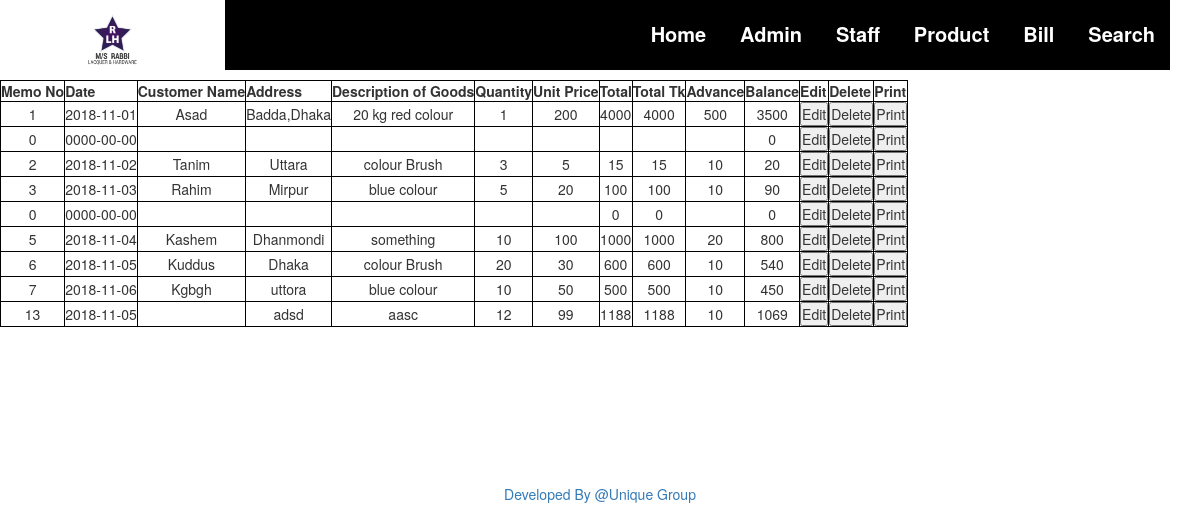
The page /insertbill.php on the database its author committed.
### tables this page shows
CREATE TABLE `bill` (
  `Memo_no` int(50) NOT NULL,
  `Date` date NOT NULL,
  `Customer_Name` varchar(50) NOT NULL,
  `Address` varchar(50) NOT NULL,
  `Description_Of_Goods` varchar(50) NOT NULL,
  `Quantity` varchar(50) NOT NULL,
  `Unit_Price` varchar(50) NOT NULL,
  `Total` varchar(50) NOT NULL,
  `Total_Tk` varchar(50) NOT NULL,
  `Advance` varchar(50) NOT NULL,
  `Balance` int(50) NOT NULL
);

### transections.php (the view, shortened to what this page needs)
<?php require 'asset/header.php' ?>
</head>
<body>
<body style='text-align:center';</body>
<?php
	$servername = "localhost";
	$username = "root";
	$password = "";
	$dbname = "pos";
	$conn = new mysqli($servername, $username, $password,$dbname);
		$sql = "SELECT * FROM bill";
		$result = $conn->query($sql);
		echo"<table align=center><tr><th>Memo No</th><th>Date </th><th>Customer Name</th><th>Address </th><th>Description of Goods </th><th>Quantity </th><th>Unit Price </th><th>Total </th><th>Total Tk </th><th>Advance </th><th>Balance </th><th>Edit</th><th>Delete</th><th>Print</th></tr>";
		if ($result->num_rows > 0) {
			while ($row = $result->fetch_assoc()) {
				echo "<tr><td id='a".$row['Memo_no']."'>".$row['Memo_no']."</td><td id='b".$row['Memo_no']."'>".$row['Date']."</td>";
				echo "<td id='c".$row['Memo_no']."'>".$row['Customer_Name']."</td>";
				echo "<td id='c".$row['Memo_no']."'>".$row['Address']."</td>";
				echo "<td id='c".$row['Memo_no']."'>".$row['Description_Of_Goods']."</td>";
				echo "<td id='c".$row['Memo_no']."'>".$row['Quantity']."</td>";
				echo "<td id='c".$row['Memo_no']."'>".$row['Unit_Price']."</td>";
				echo "<td id='c".$row['Memo_no']."'>".$row['Total']."</td>";
				echo "<td id='c".$row['Memo_no']."'>".$row['Total_Tk']."</td>";
				echo "<td id='c".$row['Memo_no']."'>".$row['Advance']."</td>";
				echo "<td id='c".$row['Memo_no']."'>".$row['Balance']."</td>";
				echo "<td><form action='' method='GET'><input type='submit' name=".$row['Memo_no']." value='Edit'></form></td>";
				echo "<td><form action='' method='GET'><input type='submit' name='delete".$row['Memo_no']."' value='Delete'></form></td>";
				echo "<td><form action='' method='GET'><input type='submit' name='print".$row['Memo_no']."' value='Print'></form></td></tr>";
			}echo"</table>";
		}else{
				echo "No search found!!!";
		}
	 ?>
<head>
</head>
<body>
</body>
</body>
<br><br>
</html>
<?php require 'asset/footer.php' ?>

### insertbill.php (shortened to what this page needs)
<?php
$link = mysqli_connect("localhost", "root", "", "pos");
$Memo_no = mysqli_real_escape_string($link, $_REQUEST['Memo_no']);
$Date = mysqli_real_escape_string($link, $_REQUEST['Date']);
$Customer_Name = mysqli_real_escape_string($link, $_REQUEST['Customer_Name']);
$Address = mysqli_real_escape_string($link, $_REQUEST['Address']);
$Description_Of_Goods = mysqli_real_escape_string($link, $_REQUEST['Description_Of_Goods']);
$Quantity = mysqli_real_escape_string($link, $_REQUEST['Quantity']);
$Unit_Price = mysqli_real_escape_string($link, $_REQUEST['Unit_Price']);
$Total = $Quantity*$Unit_Price;
$Total_Tk = $Total;
$Advance = mysqli_real_escape_string($link, $_REQUEST['Advance']);
$Balance = $Total-($Advance/100)*$Total;
$sql = "INSERT INTO bill (Memo_no, Date, Customer_Name,Address, Description_Of_Goods,Quantity,Unit_Price,Total,Total_Tk,Advance,Balance) VALUES ('$Memo_no', '$Date', '$Customer_Name', '$Address', '$Description_Of_Goods', '$Quantity', '$Unit_Price', '$Total', '$Total_Tk', '$Advance', '$Balance')";
if(mysqli_query($link, $sql)){
    include("transections.php");
} else{
    echo "ERROR: Could not able to execute $sql. " . mysqli_error($link);
}
?>

### asset/header.php (shortened to what this page needs)
<!DOCTYPE html>
<html lang="en">
<head>
    <link rel="stylesheet" href="asset/css/bootstrap.min.css">
    <link rel="stylesheet" href="asset/css/style.css">
</head>
<body>
<div class="menu-area">
<div class="container">
    <div class="row">
       <div class="col-md-2 img-resize">
        <a href=""><img src="asset/img/logo.png" alt="logo"></a>
        </div>
       <div class="col-md-10 text-right">
       <ul class="menu">
       <li><a href="index.php">Home</a></li>
       <li class="sub-menu-head"><a href="login.php">Admin</a>
       </li>
        <li class="sub-menu-head"><a href="#">Staff</a>
       </li>
        <li class="sub-menu-head"><a href="#">Product</a>
       </li>
        <li><a href="bill.php">Bill</a></li>
        <li><a href="search.php">Search</a></li>
       </ul>
        </div>
    </div>
</div>
</div>

### asset/footer.php (shortened to what this page needs)
<div class="container"><div class="footer-area text-center">
    <div class="row">
        <div class="col-md-2"></div>
        <div class="col-md-8">
            <a href="#">Developed By @Unique Group</a>
        </div>
        <div class="col-md-2"></div>
    </div>
</div>
</div>
</body>
</html>

### asset/css/style.css (style rules this page uses)
* { margin: 0; padding: 0; }
.menu { background: black; height: 70px; }
.menu li { list-style: none; display: inline-block; padding: 20px 15px }
.menu li a { color: white; font-size: 20px; font-weight: 700; text-decoration: none; }
.sub-menu-head { position: relative; display: inline-block; }
.footer-area { margin-top: 5%; }
.img-resize img { max-width: 105px; }

### transections.php (style rules this page uses)
table, th, td { border: 1px solid black; }

### rows shown on the page
bill: Memo_no "1", Date "2018-11-01", Customer_Name "Asad", Address "Badda,Dhaka", Description_Of_Goods "20 kg red colour", Quantity "1", Unit_Price "200", Total "4000", Total_Tk "4000", Advance "500", Balance "3500"
bill: Memo_no "0", Date "0000-00-00", Balance "0"
bill: Memo_no "2", Date "2018-11-02", Customer_Name "Tanim", Address "Uttara", Description_Of_Goods "colour Brush", Quantity "3", Unit_Price "5", Total "15", Total_Tk "15", Advance "10", Balance "20"
bill: Memo_no "3", Date "2018-11-03", Customer_Name "Rahim", Address "Mirpur", Description_Of_Goods "blue colour", Quantity "5", Unit_Price "20", Total "100", Total_Tk "100", Advance "10", Balance "90"
bill: Memo_no "0", Date "0000-00-00", Total "0", Total_Tk "0", Balance "0"
bill: Memo_no "5", Date "2018-11-04", Customer_Name "Kashem", Address "Dhanmondi", Description_Of_Goods "something", Quantity "10", Unit_Price "100", Total "1000", Total_Tk "1000", Advance "20", Balance "800"
bill: Memo_no "6", Date "2018-11-05", Customer_Name "Kuddus", Address "Dhaka", Description_Of_Goods "colour Brush", Quantity "20", Unit_Price "30", Total "600", Total_Tk "600", Advance "10", Balance "540"
bill: Memo_no "7", Date "2018-11-06", Customer_Name "Kgbgh", Address "uttora", Description_Of_Goods "blue colour", Quantity "10", Unit_Price "50", Total "500", Total_Tk "500", Advance "10", Balance "450"
bill: Memo_no "13", Date "2018-11-05", Address "adsd", Description_Of_Goods "aasc", Quantity "12", Unit_Price "99", Total "1188", Total_Tk "1188", Advance "10", Balance "1069"
